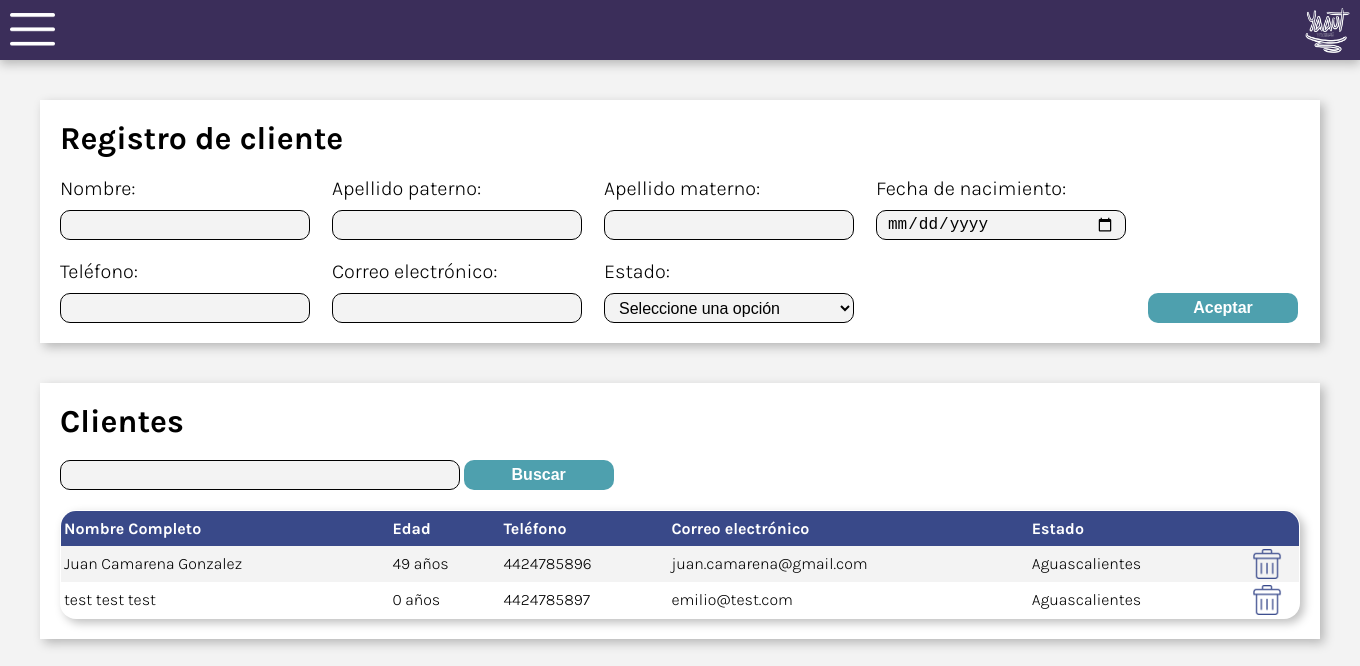
The app's page /Clientes.php with its own data.
### tables this page shows
CREATE TABLE `clientes` (
  `idCliente` mediumint(9) NOT NULL,
  `nombre` varchar(40) NOT NULL,
  `apellidoPaterno` varchar(40) NOT NULL,
  `apellidoMaterno` varchar(40) NOT NULL,
  `fechaNacimiento` date NOT NULL,
  `telefono` char(10) NOT NULL,
  `correoElectronico` varchar(35) NOT NULL,
  `estado` varchar(21) NOT NULL
);

### Back/conexion.php (called while the page is built, shortened)
<?php
	function consultar($Con,$SQL)
	{
		$Query = mysqli_query($Con,$SQL) or  die(mysqli_error($Con));
		return $Query;
	}
?>

### Back/mostrarClientes.php (the view, shortened to what this page needs)
<?php
function mostrarClientes($con){
    if(isset($_POST['buscarButton'])){
        $buscar = $_POST['buscar'];
        $SQL = "SELECT * FROM clientes WHERE nombre LIKE '$buscar%' OR apellidoPaterno LIKE '$buscar%' OR apellidoMaterno LIKE '$buscar%' OR fechaNacimiento LIKE '$buscar%' OR telefono LIKE '$buscar%' OR correoElectronico LIKE '$buscar%' OR estado LIKE '$buscar%' ORDER BY nombre, apellidoPaterno, apellidoMaterno, fechaNacimiento DESC, estado";
    }else{
    $SQL = "SELECT * FROM clientes ORDER BY nombre, apellidoPaterno, apellidoMaterno, fechaNacimiento DESC, estado";
    }
    $Resultado = consultar($con, $SQL);
    $n = mysqli_num_rows($Resultado);
    for ($i=0; $i < $n; $i++) {
        $cadena = "";
        print("<tr>");
        $Fila = mysqli_fetch_row($Resultado);
        for ($x=1; $x < count($Fila); $x++) {
            if($x < 4){
                $cadena = $cadena." ".$Fila[$x];
            }else{
                if($x == 4){
                    print("<td>".$cadena."</td>");
                    $date = new DateTime($Fila[$x]);
                    $now = new DateTime();
                    $difference = $now->diff($date);
                    $age = $difference->y;
                    print("<td>".date($age)." años </td>");
                }else{
                    print("<td>".$Fila[$x]."</td>");
                }
            }
        }
          $b = "basura";
          $dir = "./Resources/basura.png";
          $name="basuraButton";
          print("<td><a href=Back/EliminarCliente.php?Id=$Fila[0]><img id=$b src=$dir name=$name></td>");
        print("</tr>");
    }
    print("</table>");
}
?>

### Estilos.css (style rules this page uses)
* { margin: 0; padding: 0; box-sizing: border-box; }
body { position: absolute; width: 100%; height: 100%; font-family: 'Karla', sans-serif; background: #F3F3F3; color: #000000; font-weight: 300; font-size: 16px; }
img { width: 45px; height: 45px; }
td, th { text-align: left; padding: 3px; }
tr { background: #FFFFFF; height: 35px; }
tr:nth-child(even) { background: #F3F3F3; }
#basura { width: 30px; height: 30px; margin: auto; display: block; cursor: pointer; }

### records on screen
clientes: cadena "Juan Camarena Gonzalez", telefono "4424785896", correoElectronico "juan.camarena@gmail.com", estado "Aguascalientes"
clientes: cadena "test test test", telefono "4424785897", correoElectronico "emilio@test.com", estado "Aguascalientes"
